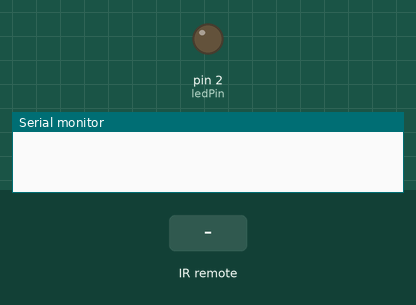
Simulated run of this sketch. Board: Arduino Uno, built with avr-gcc and run on an emulated ATmega328P. Shown: output pins drawn as LEDs (lit = HIGH), the last lines printed to the serial monitor. The inputs (shaded band) are chosen by the test bench.

Above: at 1.2 s.
1.3 s: infrared code 0x45 received
At 2.2 s:
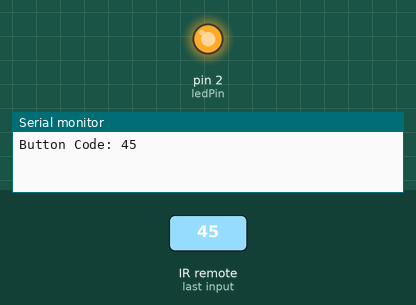
Timing chart, 0 to 4.3 s (numbered marks = the images above; inputs shaded):
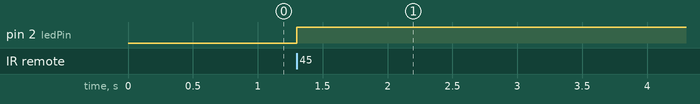

The sketch:

simpleLED_IRremoteControl.ino
```cpp
/*
 * COMPONENTS: LED, wires, Adruino UNO (R3), IRremote sensor, IRremote control

 */
#include <IRremote.h>

#define IR_RECEIVE_PIN 3
#define BUTTON_CODE 0x45 //You can change by your HEX button's code
const int ledPin = 2;

bool ledState = false;

void setup() {
  pinMode(ledPin, OUTPUT);
  Serial.begin(9600); // Establish serial communication
  IrReceiver.begin(IR_RECEIVE_PIN); // Start the receiver without LED feedback
}

void loop() {
  if (IrReceiver.decode()) {
      Serial.print("Button Code: ");
      Serial.println(IrReceiver.decodedIRData.command, HEX); // Print the button code in HEX format

      // Check if the received command matches the desired button code
      if (IrReceiver.decodedIRData.command == BUTTON_CODE) {
        // Toggle LED state
        ledState = !ledState;
        digitalWrite(ledPin, ledState ? HIGH : LOW);

        // Add a small delay to debounce
        delay(1000);
      }

      IrReceiver.resume(); // Enable receiving of the next value
  }
}
```

Measured:
- after the input at 1.3 s, pin 2 (ledPin): LOW → HIGH at once
